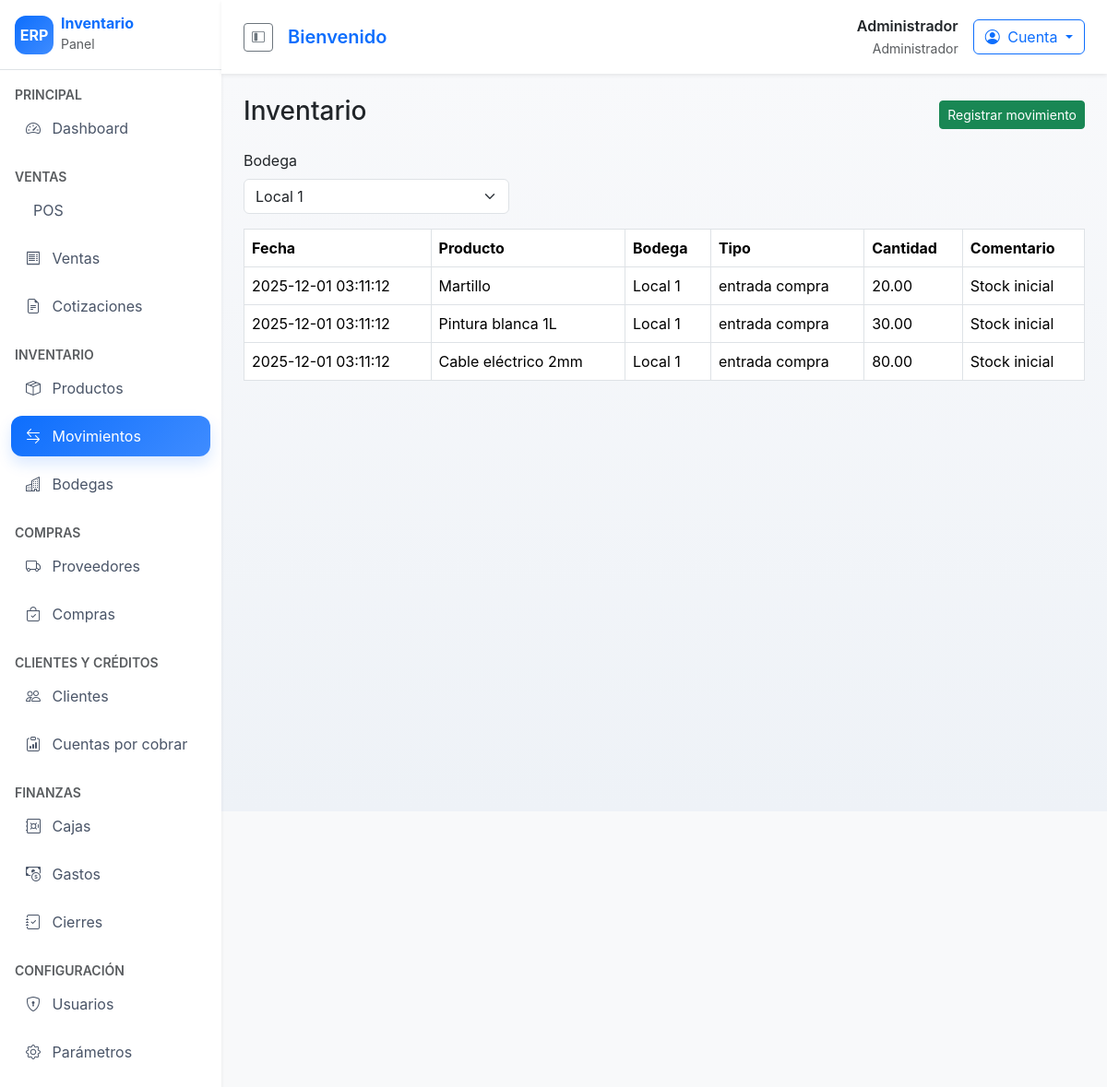
Page /inventario (signed in) on the committed database.
### tables this page shows
CREATE TABLE inventory_movements (
    id INT AUTO_INCREMENT PRIMARY KEY,
    product_id INT NOT NULL,
    warehouse_id INT NOT NULL,
    user_id INT NOT NULL,
    type VARCHAR(50) NOT NULL,
    quantity DECIMAL(10,2) NOT NULL,
    unit_cost DECIMAL(12,2) DEFAULT 0,
    comments TEXT,
    movement_date DATETIME DEFAULT CURRENT_TIMESTAMP,
    FOREIGN KEY (product_id) REFERENCES products(id),
    FOREIGN KEY (warehouse_id) REFERENCES warehouses(id),
    FOREIGN KEY (user_id) REFERENCES users(id)
);

CREATE TABLE products (
    id INT AUTO_INCREMENT PRIMARY KEY,
    sku VARCHAR(50) NOT NULL,
    barcode VARCHAR(50),
    name VARCHAR(150) NOT NULL,
    description TEXT,
    category_id INT,
    unit VARCHAR(20) DEFAULT 'unidad',
    type ENUM('normal','servicio') DEFAULT 'normal',
    tax_included TINYINT(1) DEFAULT 1,
    cost_price DECIMAL(12,2) DEFAULT 0,
    sale_price DECIMAL(12,2) DEFAULT 0,
    discount_max DECIMAL(5,2) DEFAULT 0,
    stock_min INT DEFAULT 0,
    provider_id INT,
    status TINYINT(1) DEFAULT 1,
    created_at TIMESTAMP DEFAULT CURRENT_TIMESTAMP,
    FOREIGN KEY (category_id) REFERENCES categories(id),
    FOREIGN KEY (provider_id) REFERENCES providers(id)
);

CREATE TABLE warehouses (
    id INT AUTO_INCREMENT PRIMARY KEY,
    name VARCHAR(100) NOT NULL,
    address VARCHAR(255)
);

### app/controllers/InventoryController.php (called while the page is built, shortened)
<?php
class InventoryController extends Controller
{
    public function index(): void
    {
        $movements = new InventoryMovement();
        $warehouses = new Warehouse();
        $this->view('inventory/index', [
            'movements' => $movements->recent(),
            'warehouses' => $warehouses->all(),
        ]);
    }
}

### app/core/Router.php (called while the page is built, shortened)
<?php
class Router
{
    private array $routes = [];
    public function get(string $path, array $handler): void
    {
        $this->routes['GET'][$path] = $handler;
    }
    public function post(string $path, array $handler): void
    {
        $this->routes['POST'][$path] = $handler;
    }
    public function dispatch(string $uri, string $method): void
    {
        $path = parse_url($uri, PHP_URL_PATH) ?: '/';
        $handler = $this->routes[$method][$path] ?? null;
        [$controllerName, $action] = $handler;
        $controller = new $controllerName();
        $controller->$action();
    }
}

### public/index.php (called while the page is built, shortened)
<?php
spl_autoload_register(function ($class) {
    $prefix = 'App\\';
    $baseDir = __DIR__ . '/../app/';
    $relativeClass = substr($class, strlen($prefix));
    $file = $baseDir . str_replace('\\', '/', $relativeClass) . '.php';
});
$router = new Router();
$router->dispatch($_SERVER['REQUEST_URI'] ?? '/', $_SERVER['REQUEST_METHOD'] ?? 'GET');

### app/core/Database.php (called while the page is built, shortened)
<?php
class Database
{
    private static ?Database $instance = null;
    private PDO $connection;
    private function __construct()
    {
        $config = require __DIR__ . '/../../config/database.php';
        $dsn = sprintf('%s:host=%s;port=%s;dbname=%s;charset=%s',
            $config['driver'],
            $config['host'],
            $config['port'],
            $config['database'],
            $config['charset']
        );
        try {
            $this->connection = new PDO($dsn, $config['username'], $config['password']);
            $this->connection->setAttribute(PDO::ATTR_ERRMODE, PDO::ERRMODE_EXCEPTION);
            $this->connection->setAttribute(PDO::ATTR_DEFAULT_FETCH_MODE, PDO::FETCH_ASSOC);
        } catch (PDOException $e) {
            die('Error de conexión: ' . $e->getMessage());
        }
    }
    public static function getInstance(): self
    {
        if (self::$instance === null) {
            self::$instance = new self();
        }
        return self::$instance;
    }
    public function getConnection(): PDO
    {
        return $this->connection;
    }
}

### config/database.php (called while the page is built)
<?php
return [
    'driver' => 'mysql',
    'host' => 'localhost',
    'port' => 3306,
    'database' => 'erp_inventario',
    'username' => 'erp_user',
    'password' => 'secret',
    'charset' => 'utf8mb4',
    'collation' => 'utf8mb4_unicode_ci',
];

### app/core/Model.php (called while the page is built, shortened)
<?php
abstract class Model
{
    protected PDO $db;
    public function __construct()
    {
        $this->db = Database::getInstance()->getConnection();
    }
    protected function query(string $sql, array $params = []): \PDOStatement
    {
        $stmt = $this->db->prepare($sql);
        if (!$stmt->execute($params)) {
            throw new PDOException('Error ejecutando consulta');
        }
        return $stmt;
    }
}

### app/models/Warehouse.php (called while the page is built, shortened)
<?php
class Warehouse extends Model
{
    public function all(): array
    {
        $stmt = $this->query('SELECT * FROM warehouses ORDER BY name');
        return $stmt->fetchAll();
    }
}

### app/core/Helper.php (called while the page is built, shortened)
<?php
class Helper
{
    public static function e(string $value): string
    {
        return htmlspecialchars($value, ENT_QUOTES, 'UTF-8');
    }
}

### app/models/InventoryMovement.php (called while the page is built, shortened)
<?php
class InventoryMovement extends Model
{
    public function recent(): array
    {
        $stmt = $this->query('SELECT im.*, p.name as product, w.name as warehouse FROM inventory_movements im JOIN products p ON p.id = im.product_id JOIN warehouses w ON w.id = im.warehouse_id ORDER BY im.movement_date DESC LIMIT 20');
        return $stmt->fetchAll();
    }
}

### app/views/inventory/index.php (the view)
<div class="d-flex justify-content-between align-items-center mb-3">
    <h3>Inventario</h3>
    <button class="btn btn-sm btn-success">Registrar movimiento</button>
</div>
<div class="row mb-3">
    <div class="col-md-4">
        <label class="form-label">Bodega</label>
        <select class="form-select">
            <?php foreach ($warehouses as $warehouse): ?>
                <option><?php echo App\Core\Helper::e($warehouse['name']); ?></option>
            <?php endforeach; ?>
        </select>
    </div>
</div>
<table class="table table-bordered">
    <thead>
    <tr>
        <th>Fecha</th>
        <th>Producto</th>
        <th>Bodega</th>
        <th>Tipo</th>
        <th>Cantidad</th>
        <th>Comentario</th>
    </tr>
    </thead>
    <tbody>
    <?php foreach ($movements as $move): ?>
        <tr>
            <td><?php echo $move['movement_date']; ?></td>
            <td><?php echo App\Core\Helper::e($move['product']); ?></td>
            <td><?php echo App\Core\Helper::e($move['warehouse']); ?></td>
            <td><?php echo App\Core\Helper::e($move['type']); ?></td>
            <td><?php echo $move['quantity']; ?></td>
            <td><?php echo App\Core\Helper::e($move['comments']); ?></td>
        </tr>
    <?php endforeach; ?>
    </tbody>
</table>

### public/assets/css/style.css (style rules this page uses)
body { background-color: #f5f6fa; font-family: 'Inter', 'Segoe UI', system-ui, -apple-system, sans-serif; }

### rows in the picture
inventory_movements: movement_date "2025-12-01 03:11:12", product.name "Martillo", warehouse.name "Local 1", type "entrada compra", quantity "20.00", comments "Stock inicial"
inventory_movements: movement_date "2025-12-01 03:11:12", product.name "Pintura blanca 1L", warehouse.name "Local 1", type "entrada compra", quantity "30.00", comments "Stock inicial"
inventory_movements: movement_date "2025-12-01 03:11:12", product.name "Cable eléctrico 2mm", warehouse.name "Local 1", type "entrada compra", quantity "80.00", comments "Stock inicial"

### other values in the picture
Helper::e($user['name']) "Administrador"
Helper::e($user['role_name'] ?? $user['role_slug'] ?? 'Usuario') "Administrador"
form field value "Local 1"
